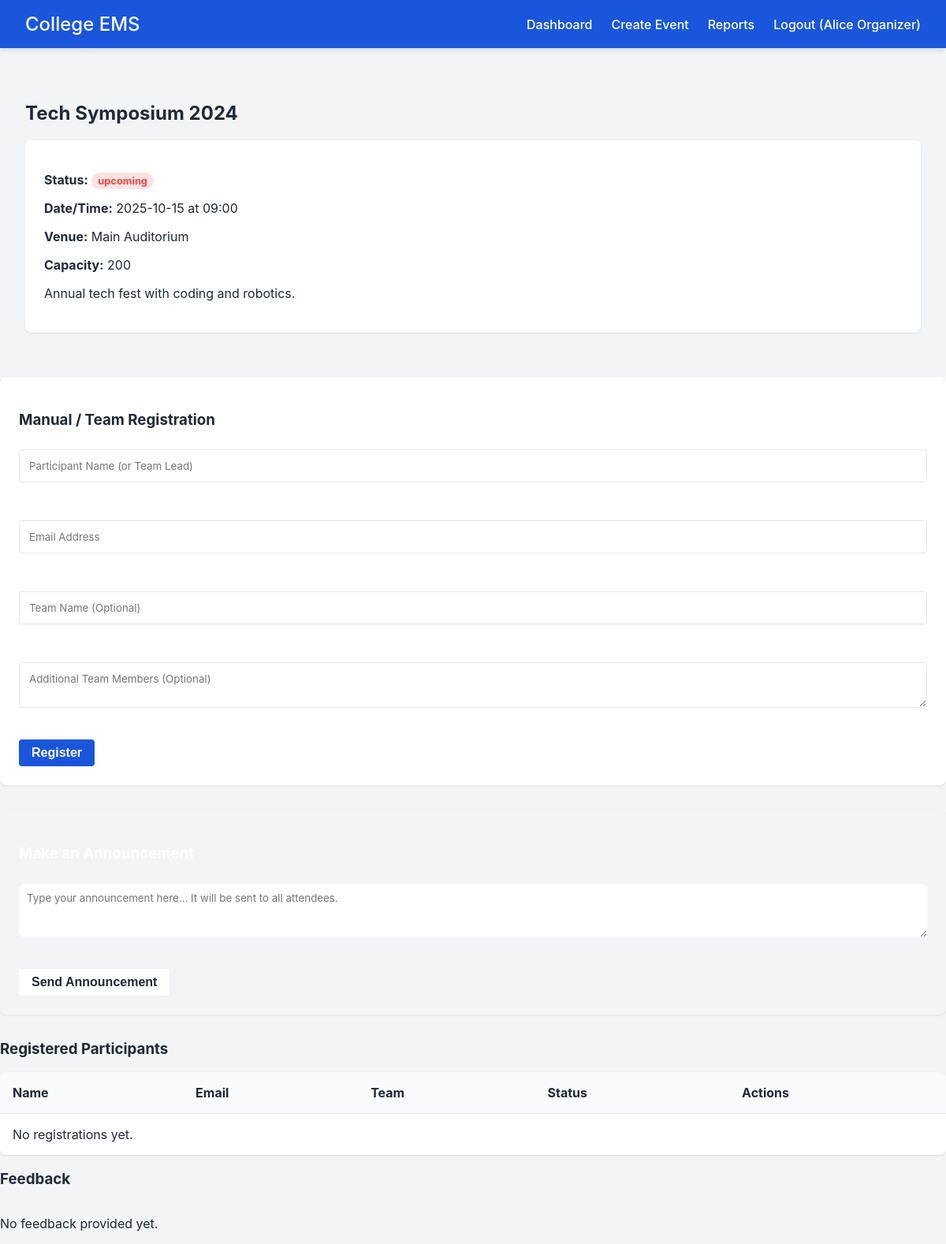
/organizer/event/1 (signed in), run on the app's committed database.
### tables this page shows
CREATE TABLE users (
    id INTEGER PRIMARY KEY AUTOINCREMENT,
    name TEXT NOT NULL,
    email TEXT UNIQUE NOT NULL,
    password_hash TEXT NOT NULL,
    role TEXT NOT NULL,
    department TEXT,
    phone TEXT,
    created_at TIMESTAMP DEFAULT CURRENT_TIMESTAMP
);

CREATE TABLE events (
    id INTEGER PRIMARY KEY AUTOINCREMENT,
    title TEXT NOT NULL,
    description TEXT,
    category TEXT NOT NULL,
    venue TEXT,
    event_date TEXT NOT NULL,
    event_time TEXT NOT NULL,
    registration_deadline TEXT NOT NULL,
    capacity INTEGER NOT NULL,
    organizer_id INTEGER NOT NULL,
    banner_url TEXT,
    status TEXT DEFAULT 'upcoming',
    created_at TIMESTAMP DEFAULT CURRENT_TIMESTAMP, contact_email TEXT, contact_phone TEXT, min_team_size INTEGER DEFAULT 1, max_team_size INTEGER DEFAULT 1,
    FOREIGN KEY (organizer_id) REFERENCES users(id) ON DELETE CASCADE
);

### routes/organizer.py (the view)
@organizer_bp.route('/event/<int:event_id>')
@login_required
@organizer_required
def event_detail(event_id):
    event = get_event_by_id(event_id)
    if not event or event['organizer_id'] != current_user.id:
        return redirect(url_for('organizer.dashboard'))
    registrations = get_registrations_for_event(event_id)
    from models.feedback import get_feedback_for_event
    feedback = get_feedback_for_event(event_id)
    return render_template('organizer/event_detail.html', event=event, registrations=registrations, feedback=feedback)

### app.py (called while the page is built)
def get_db():
    if 'db' not in g:
        g.db = sqlite3.connect(
            Config.SQLITE_DB,
            detect_types=sqlite3.PARSE_DECLTYPES
        )
        g.db.row_factory = sqlite3.Row
        with g.db:
            g.db.execute("PRAGMA foreign_keys = ON;")
    return g.db

### models/event.py (called while the page is built)
def get_event_by_id(event_id):
    from app import get_db
    cursor = get_db().cursor()
    cursor.execute("SELECT * FROM events WHERE id = ?", (event_id,))
    row = cursor.fetchone()
    return dict(row) if row else None

### models/feedback.py (called while the page is built)
def get_feedback_for_event(event_id):
    from app import get_db
    cursor = get_db().cursor()
    cursor.execute(
        "SELECT f.*, r.participant_name as participant_name FROM feedback f JOIN registrations r ON f.registration_id = r.id WHERE f.event_id = ? ORDER BY f.submitted_at DESC",
        (event_id,)
    )
    return [dict(r) for r in cursor.fetchall()]

### models/registration.py (called while the page is built)
def get_registrations_for_event(event_id):
    from app import get_db
    cursor = get_db().cursor()
    cursor.execute("SELECT * FROM registrations WHERE event_id = ?", (event_id,))
    return [dict(r) for r in cursor.fetchall()]

### models/user.py (called while the page is built)
def get_user_by_id(user_id):
    from app import get_db
    conn = get_db()
    cursor = conn.cursor()
    cursor.execute("SELECT * FROM users WHERE id = ?", (user_id,))
    row = cursor.fetchone()
    if row: return User(**dict(row))
    return None

### routes/organizer.py (called while the page is built)
def organizer_required(f):
    @wraps(f)
    def decorated_function(*args, **kwargs):
        if not current_user.is_authenticated or current_user.role != 'organizer':
            flash('Organizer access required.', 'error')
            return redirect(url_for('index'))
        return f(*args, **kwargs)
    return decorated_function

### templates/organizer/event_detail.html
{% extends 'base.html' %}
{% block content %}
<h2>{{ event.title }}</h2>
<div class="card">
    <p><strong>Status:</strong> <span class="badge">{{ event.status }}</span></p>
    <p><strong>Date/Time:</strong> {{ event.event_date }} at {{ event.event_time }}</p>
    <p><strong>Venue:</strong> {{ event.venue }}</p>
    <p><strong>Capacity:</strong> {{ event.capacity }}</p>
    <p>{{ event.description }}</p>
</div>
</div>
<div class="card" style="margin-bottom: 2rem;">
    <h3>Manual / Team Registration</h3>
    <form action="{{ url_for('organizer.register_manual', event_id=event.id) }}" method="POST" style="display:flex; flex-direction: column; gap: 1rem;">
        <input type="text" name="participant_name" required placeholder="Participant Name (or Team Lead)">
        <input type="email" name="participant_email" required placeholder="Email Address">
        <input type="text" name="team_name" placeholder="Team Name (Optional)">
        <textarea name="team_members" placeholder="Additional Team Members (Optional)" rows="2"></textarea>
        <button type="submit" class="btn btn-primary" style="align-self: flex-start;">Register</button>
    </form>
</div>
<div class="card" style="margin-bottom: 2rem; background-color: var(--primary-color);">
    <h3 style="color: white;">Make an Announcement</h3>
    <form action="{{ url_for('organizer.announce', event_id=event.id) }}" method="POST" style="display:flex; flex-direction: column; gap: 1rem;">
        <textarea name="message" required placeholder="Type your announcement here... It will be sent to all attendees." rows="3" style="width: 100%; border-radius: 8px; border: none; padding: 10px;"></textarea>
        <button type="submit" class="btn" style="background-color: white; color: var(--primary-color); align-self: flex-start;">Send Announcement</button>
    </form>
</div>
<h3>Registered Participants</h3>
<table>
    <thead><tr><th>Name</th><th>Email</th><th>Team</th><th>Status</th><th>Actions</th></tr></thead>
    <tbody>
        {% for r in registrations %}
        <tr>
            <td>{{ r.participant_name }}</td>
            <td>{{ r.participant_email }}</td>
            <td>{{ r.team_name or '-' }}</td>
            <td>{{ r.attendance_status }}</td>
            <td>
                <form action="{{ url_for('organizer.cancel_registration', event_id=event.id, reg_id=r.id) }}" method="POST" onsubmit="return confirm('Are you sure you want to cancel this registration?');">
                    <button type="submit" class="btn btn-secondary" style="background-color: #dc3545; color: white; padding: 0.25rem 0.5rem; font-size: 0.8rem;">Cancel</button>
                </form>
            </td>
        </tr>
        {% else %}
        <tr><td colspan="5">No registrations yet.</td></tr>
        {% endfor %}
    </tbody>
</table>
<h3>Feedback</h3>
<div class="grid">
    {% for f in feedback %}
    <div class="card">
        <p><strong>{{ f.participant_name }}</strong> rated: {{ f.rating }}/5</p>
        <p>"{{ f.comment }}"</p>
    </div>
    {% else %}
    <p>No feedback provided yet.</p>
    {% endfor %}
</div>
{% endblock %}

### templates/base.html (shortened to what this page needs)
<!DOCTYPE html>
<html lang="en">
<head>
    <link rel="stylesheet" href="{{ url_for('static', filename='css/style.css') }}">
</head>
<body>
    <nav class="navbar">
        <div class="nav-brand"><a href="/">College EMS</a></div>
        <ul class="nav-links">
            {% if current_user.is_authenticated %}
                <li><a href="/">Dashboard</a></li>
                {% if current_user.role == 'organizer' %}
                    <li><a href="{{ url_for('organizer.new_event') }}">Create Event</a></li>
                    <li><a href="{{ url_for('organizer.reports') }}">Reports</a></li>
                {% elif current_user.role == 'admin' %}
                    <li><a href="{{ url_for('admin.users') }}">Users</a></li>
                    <li><a href="{{ url_for('admin.reports') }}">Reports</a></li>
                    <li><a href="{{ url_for('admin.audit_logs') }}">Audit Logs</a></li>
                {% elif current_user.role == 'student' %}
                    <li><a href="{{ url_for('student.events_list') }}">Browse Events</a></li>
                {% endif %}
                <li><a href="{{ url_for('auth.logout') }}">Logout ({{ current_user.name }})</a></li>
            {% else %}
                <li><a href="{{ url_for('auth.login') }}">Login</a></li>
                <li><a href="{{ url_for('auth.register') }}">Register</a></li>
            {% endif %}
        </ul>
    </nav>
    <div class="container msg-container">
    </div>
    <div class="container main-content">
        {% block content %}{% endblock %}
</body>
</html>

### static/css/style.css (style rules this page uses)
:root { --primary: #1a56db; --primary-hover: #1e40af; --background: #f3f4f6; --white: #ffffff; --text-main: #1f2937; --text-muted: #6b7280; --border: #e5e7eb; --success: #10b981; --error: #ef4444; }
body { margin: 0; font-family: 'Inter', -apple-system, sans-serif; color: var(--text-main); background: var(--background); }
.navbar { display: flex; justify-content: space-between; align-items: center; background: var(--primary); color: var(--white); padding: 1rem 2rem; box-shadow: 0 4px 6px -1px rgba(0,0,0,0.1); }
.navbar a { color: var(--white); text-decoration: none; font-weight: 500; }
.nav-brand { font-size: 1.5rem; font-weight: bold; }
.nav-links { list-style: none; display: flex; gap: 1.5rem; margin: 0; padding: 0; align-items: center; }
.container { max-width: 1200px; margin: 0 auto; padding: 2rem; }
.msg-container { padding: 1rem 2rem 0; }
.btn { padding: 0.5rem 1rem; border: none; border-radius: 4px; cursor: pointer; text-decoration: none; font-weight: bold; display: inline-block; font-size: 1rem; }
.btn-primary { background: var(--primary); color: var(--white); }
.card { background: var(--white); border-radius: 8px; box-shadow: 0 1px 3px rgba(0,0,0,0.1); padding: 1.5rem; margin-bottom: 1.5rem; }
input, select, textarea { width: 100%; padding: 0.75rem; margin-top: 0.5rem; margin-bottom: 1.5rem; border: 1px solid var(--border); border-radius: 4px; box-sizing: border-box; font-family: inherit; }
.grid { display: grid; grid-template-columns: repeat(auto-fill, minmax(300px, 1fr)); gap: 1.5rem; }
.badge { background: #fee2e2; color: var(--error); padding: 0.2rem 0.5rem; border-radius: 9999px; font-size: 0.8rem; font-weight: bold; }
table { width: 100%; border-collapse: collapse; background: var(--white); border-radius: 8px; overflow: hidden; margin-top: 1rem; box-shadow: 0 1px 3px rgba(0,0,0,0.1); }
th, td { padding: 1rem; text-align: left; border-bottom: 1px solid var(--border); }
th { background: #f9fafb; font-weight: bold; }
tr:last-child td { border-bottom: none; }

### data on the page
users: name "Alice Organizer"
events: title "Tech Symposium 2024", status "upcoming", event_date "2025-10-15", event_time "09:00", venue "Main Auditorium", capacity "200", description "Annual tech fest with coding and robotics."
